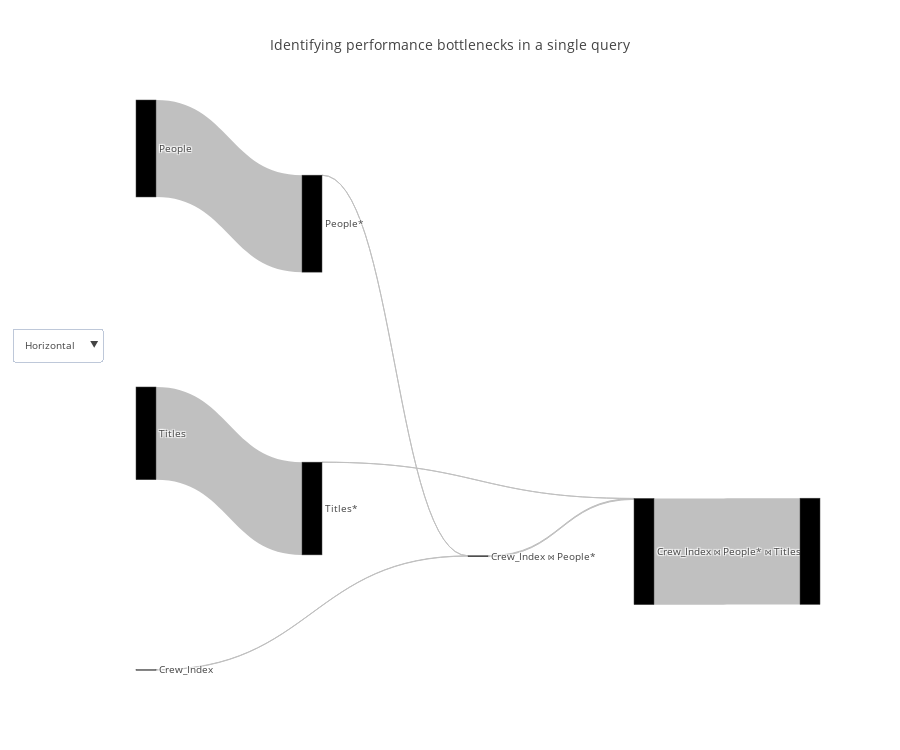

Notebook cell for this chart:
### Code cell
cardinality_df = query_renderer.get_cardinality_df(query, con_str=con_str)
query_renderer.vizualize(cardinality_df, title="Identifying performance bottlenecks in a single query", metrics=["actual_duration"], open_=False)

### Figure 1 — Plotly figure (JSON) as saved in the notebook; plotly's stock layout.template omitted (floating-point values rounded to 4 significant figures)
{"data": [{"link": {"color": ["silver", "silver", "silver", "silver", "silver", "silver", "silver"], "label": ["", "", "Filter condition: (people.name = ANY ('{\"Owen Wilson\",\"Adam Sandler\",\"Jason Segel\"}'::text[]))", "", "", "Filter condition: (titles.genres ~~ '%Comedy%'::text)", "Hash Cond ('Inner', '(titles.title_id = crew.title_id)')"], "source": [0, 1, 2, 3, 4, 5, 6], "target": [3, 2, 3, 6, 5, 6, 7], "value": [3, 1098, 1, 10, 1050, 1, 1203]}, "node": {"color": [null, null, null, null, null, null, null], "label": ["Crew_Index", "People", "People*", "Crew_Index ⋈ People*", "Titles", "Titles*", "Crew_Index ⋈ People* ⋈ Titles*"], "pad": 200}, "orientation": "h", "type": "sankey", "valueformat": ",", "valuesuffix": [" Seconds", " Seconds", " Seconds", " Seconds", " Seconds", " Seconds", " Seconds"]}], "layout": {"font": {"size": 10}, "height": 750, "title": "Identifying performance bottlenecks in a single query", "updatemenus": [{"buttons": [{"args": ["orientation", "h"], "label": "Horizontal", "method": "restyle"}, {"args": ["orientation", "v"], "label": "Vertical", "method": "restyle"}], "y": 0.6}]}}
